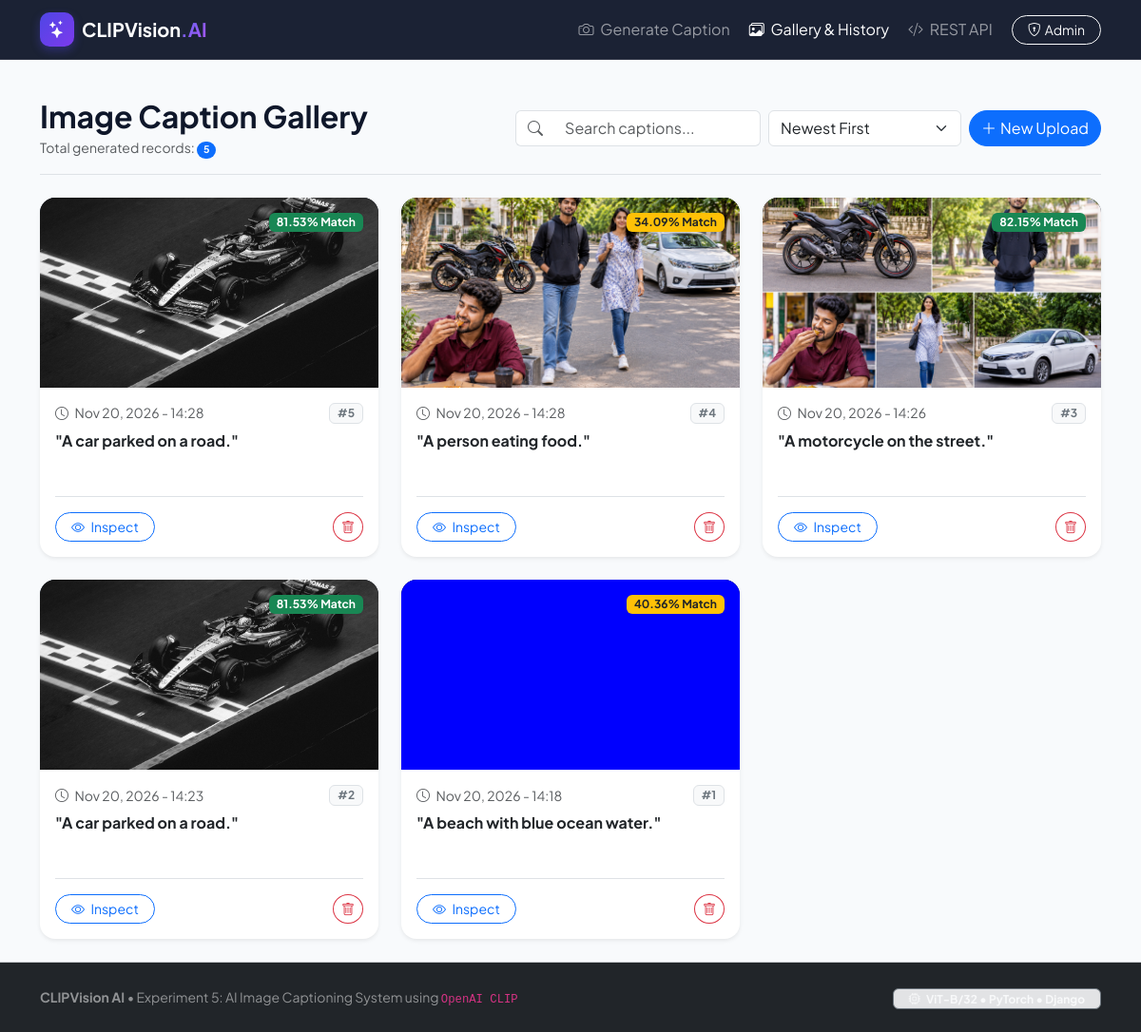
The page /history/ on the database its author committed.
### captioning_system/models.py (models this page shows, shortened)
class ImageCaption(models.Model):
    image = models.ImageField(
        upload_to='uploaded_images/',
        help_text="Uploaded image file"
    )
    caption = models.TextField(
        blank=True,
        null=True,
        help_text="Best matching caption predicted by CLIP"
    )
    confidence = models.FloatField(
        blank=True,
        null=True,
        help_text="Confidence percentage for the primary caption"
    )
    top_matches = models.TextField(
        blank=True,
        null=True,
        help_text="JSON-serialized top candidate matches with confidence scores"
    )
    created_at = models.DateTimeField(
        auto_now_add=True
    )
    class Meta:
        ordering = ['-created_at']
        verbose_name = "Image Caption"
        verbose_name_plural = "Image Captions"

### captioning_system/views.py (the view)
# urls.py: path('history/', views.history_view, name='history'),
def history_view(request):
    query = request.GET.get('q', '').strip()
    sort_by = request.GET.get('sort', 'newest')
    captions = ImageCaption.objects.all()
    if query:
        captions = captions.filter(caption__icontains=query)
    if sort_by == 'oldest':
        captions = captions.order_by('created_at')
    elif sort_by == 'confidence_high':
        captions = captions.order_by('-confidence')
    elif sort_by == 'confidence_low':
        captions = captions.order_by('confidence')
    else:
        captions = captions.order_by('-created_at')
    paginator = Paginator(captions, 9)
    page_number = request.GET.get('page')
    page_obj = paginator.get_page(page_number)
    context = {
        'page_obj': page_obj,
        'query': query,
        'sort_by': sort_by,
        'total_count': captions.count()
    }
    return render(request, 'captioning_system/history.html', context)

### captioning_system/templates/captioning_system/history.html (shortened to what this page needs)
{% extends 'captioning_system/base.html' %}
{% load static %}
{% block content %}
<div class="container">
    <div class="d-flex flex-column flex-md-row justify-content-between align-items-md-center gap-3 mb-4 pb-3 border-bottom">
        <div>
            <h2 class="fw-bold mb-1">Image Caption Gallery</h2>
            <p class="text-muted small mb-0">Total generated records: <span class="badge bg-primary rounded-pill">{{ total_count }}</span></p>
        </div>
        <div class="d-flex flex-column flex-sm-row gap-2">
            <form method="GET" class="d-flex gap-2" action="{% url 'history' %}">
                <div class="input-group">
                    <span class="input-group-text bg-white border-end-0">
                        <i class="bi bi-search text-muted"></i>
                    </span>
                    <input type="text" name="q" class="form-control border-start-0" placeholder="Search captions..." value="{{ query }}">
                </div>
                <select name="sort" class="form-select w-auto" onchange="this.form.submit()">
                    <option value="newest" {% if sort_by == 'newest' %}selected{% endif %}>Newest First</option>
                </select>
            </form>
            <a href="{% url 'index' %}" class="btn btn-primary rounded-pill d-flex align-items-center justify-content-center gap-1">
                <i class="bi bi-plus-lg"></i> New Upload
            </a>
        </div>
    </div>
    {% if page_obj.object_list %}
    <div class="row g-4">
        {% for item in page_obj.object_list %}
        <div class="col-md-6 col-lg-4">
            <div class="card h-100 shadow-sm border-0 rounded-4 overflow-hidden gallery-card hover-lift">
                <div class="gallery-image-wrapper position-relative overflow-hidden">
                    <img src="{{ item.image.url }}" alt="{{ item.caption }}" class="card-img-top gallery-img">
                    <span class="position-absolute top-0 end-0 m-3 badge {% if item.confidence >= 50 %}bg-success{% elif item.confidence >= 20 %}bg-warning text-dark{% else %}bg-secondary{% endif %} shadow-sm px-2 py-1">
                        {{ item.confidence|default:'0' }}% Match
                    </span>
                </div>
                <div class="card-body p-3 d-flex flex-column justify-content-between">
                    <div>
                        <div class="d-flex align-items-center justify-content-between mb-2">
                            <span class="text-muted small">
                                <i class="bi bi-clock me-1"></i> {{ item.created_at|date:"M d, Y - H:i" }}
                            </span>
                            <span class="badge bg-light text-secondary border">#{{ item.id }}</span>
                        </div>
                        <h6 class="fw-bold text-dark mb-2 caption-title">
                            "{{ item.caption|default:'No caption available' }}"
                        </h6>
                    </div>
                    <div class="pt-3 border-top mt-3 d-flex align-items-center justify-content-between">
                        <a href="{% url 'detail' item.id %}" class="btn btn-sm btn-outline-primary rounded-pill px-3">
                            <i class="bi bi-eye me-1"></i> Inspect
                        </a>
                        <button type="button" class="btn btn-sm btn-outline-danger rounded-circle" data-bs-toggle="modal" data-bs-target="#deleteModal{{ item.id }}" title="Delete">
                            <i class="bi bi-trash"></i>
                        </button>
                    </div>
                </div>
            </div>
        </div>
        {% endfor %}
    </div>
    {% endif %}
</div>
{% endblock %}

### captioning_system/templates/captioning_system/base.html (shortened to what this page needs)
<!DOCTYPE html>
<html lang="en">
<head>
    <link href="https://cdn.jsdelivr.net/npm/bootstrap@5.3.3/dist/css/bootstrap.min.css" rel="stylesheet">
    <link rel="stylesheet" href="https://cdn.jsdelivr.net/npm/bootstrap-icons@1.11.3/font/bootstrap-icons.min.css">
    {% load static %}
    <link rel="stylesheet" href="{% static 'captioning_system/css/style.css' %}">
</head>
<body>
    <nav class="navbar navbar-expand-lg navbar-dark bg-dark sticky-top glass-nav">
        <div class="container">
            <a class="navbar-brand d-flex align-items-center gap-2" href="{% url 'index' %}">
                <div class="brand-icon">
                    <i class="bi bi-stars"></i>
                </div>
                <span class="fw-bold tracking-tight">CLIPVision<span class="text-primary-gradient">.AI</span></span>
            </a>
            <div class="collapse navbar-collapse" id="navbarNav">
                <ul class="navbar-nav ms-auto align-items-lg-center gap-1">
                    <li class="nav-item">
                        <a class="nav-link {% if request.resolver_match.url_name == 'index' %}active{% endif %}" href="{% url 'index' %}">
                            <i class="bi bi-camera me-1"></i> Generate Caption
                        </a>
                    </li>
                    <li class="nav-item">
                        <a class="nav-link {% if request.resolver_match.url_name == 'history' %}active{% endif %}" href="{% url 'history' %}">
                            <i class="bi bi-images me-1"></i> Gallery & History
                        </a>
                    </li>
                    <li class="nav-item">
                        <a class="nav-link {% if request.resolver_match.url_name == 'api_docs' %}active{% endif %}" href="{% url 'api_docs' %}">
                            <i class="bi bi-code-slash me-1"></i> REST API
                        </a>
                    </li>
                    <li class="nav-item ms-lg-2">
                        <a class="btn btn-sm btn-outline-light d-flex align-items-center gap-1 px-3 py-1 rounded-pill" href="/admin/" target="_blank">
                            <i class="bi bi-shield-lock"></i> Admin
                        </a>
                    </li>
                </ul>
            </div>
        </div>
    </nav>
    <main class="py-4">
        {% block content %}{% endblock %}
    </main>
    <footer class="footer mt-auto py-4 bg-dark text-white-50 border-top border-secondary-subtle">
        <div class="container text-center">
            <div class="row align-items-center gy-2">
                <div class="col-md-6 text-md-start">
                    <p class="mb-0 small">
                        <strong>CLIPVision AI</strong> &bull; Experiment 5: AI Image Captioning System using <code>OpenAI CLIP</code>
                    </p>
                </div>
                <div class="col-md-6 text-md-end">
                    <span class="badge bg-secondary-subtle text-light border border-secondary px-3 py-1">
                        <i class="bi bi-cpu me-1"></i> ViT-B/32 &bull; PyTorch &bull; Django
                    </span>
                </div>
            </div>
        </div>
    </footer>
</body>
</html>

### captioning_system/static/captioning_system/css/style.css (style rules this page uses)
:root { --primary-color: #4f46e5; --primary-hover: #4338ca; --primary-gradient: linear-gradient(135deg, #4f46e5 0%, #7c3aed 100%); --bg-surface: #f8fafc; --card-bg: #ffffff; --text-primary: #0f172a; --text-secondary: #64748b; --border-color: #e2e8f0; }
body { font-family: 'Plus Jakarta Sans', -apple-system, BlinkMacSystemFont, "Segoe UI", Roboto, sans-serif; background-color: var(--bg-surface); color: var(--text-primary); min-height: 100vh; display: flex; flex-direction: column; }
.glass-nav { backdrop-filter: blur(12px); -webkit-backdrop-filter: blur(12px); background-color: rgba(15, 23, 42, 0.95) !important; border-bottom: 1px solid rgba(255, 255, 255, 0.1); }
.brand-icon { width: 36px; height: 36px; background: var(--primary-gradient); color: white; display: flex; align-items: center; justify-content: center; border-radius: 10px; font-size: 1.15rem; box-shadow: 0 4px 10px rgba(79, 70, 229, 0.35); }
.text-primary-gradient { background: linear-gradient(135deg, #6366f1 0%, #a855f7 100%); -webkit-background-clip: text; -webkit-text-fill-color: transparent; }
.gallery-card { transition: transform 0.25s ease, box-shadow 0.25s ease; }
.gallery-image-wrapper { height: 200px; background-color: #0f172a; }
.gallery-img { width: 100%; height: 100%; object-fit: cover; transition: transform 0.4s ease; }
.caption-title { display: -webkit-box; -webkit-line-clamp: 2; -webkit-box-orient: vertical; overflow: hidden; min-height: 44px; }

### rows shown on the page
ImageCaption: image (picture), confidence "81.53", created_at "Nov 20, 2026 - 14:28", id "5", caption "A car parked on a road."
ImageCaption: image (picture), confidence "34.09", created_at "Nov 20, 2026 - 14:28", id "4", caption "A person eating food."
ImageCaption: image (picture), confidence "82.15", created_at "Nov 20, 2026 - 14:26", id "3", caption "A motorcycle on the street."
ImageCaption: image (picture), confidence "81.53", created_at "Nov 20, 2026 - 14:23", id "2", caption "A car parked on a road."
ImageCaption: image (picture), confidence "40.36", created_at "Nov 20, 2026 - 14:18", id "1", caption "A beach with blue ocean water."

### other values the page prints
{{ total_count }} "5"
